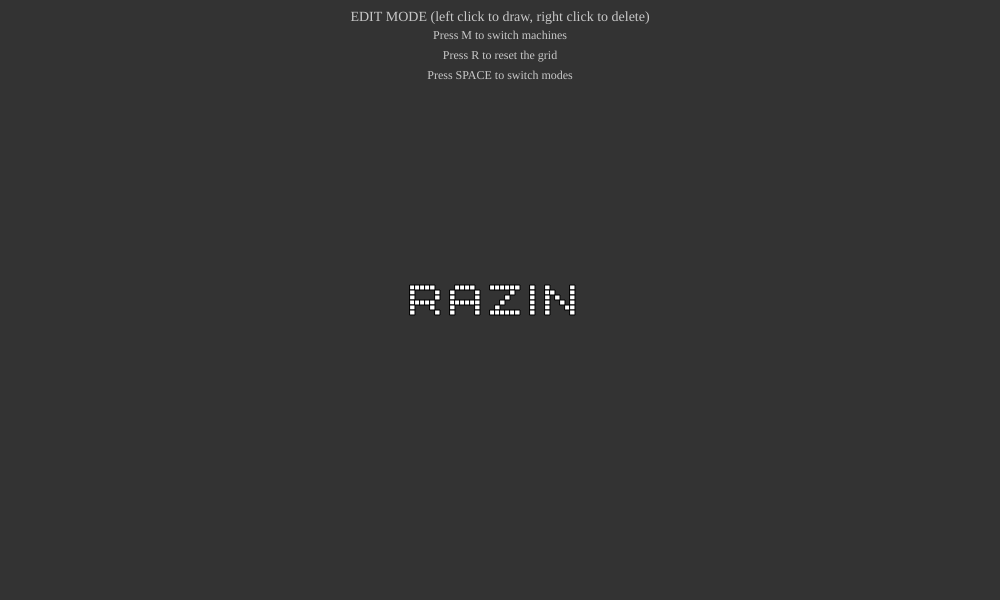
Frame 1 (no input)
Frame 60 (no input): identical to frame 1, image omitted
Frame 120 (the mouse pressed at the canvas centre since frame 60): identical to frame 1, image omitted

The p5.js sketch that drew this single still picture (run headless with seeded random() and noise() and a simulated clock; from frame 60 on, the mouse is pressed at the canvas centre):

// p5.js sketch
// ── sketch.js

const CELL_LENGTH = 5;

const BOARD_WIDTH = 1000;
const BOARD_HEIGHT = 600;

const GRID_ROWS = BOARD_HEIGHT / CELL_LENGTH;
const GRID_COLUMNS = BOARD_WIDTH / CELL_LENGTH;

//To control how the game behaves
const minNeighbour = 2;
const maxNeighbour = 3;
const reproductionNeighbour = 3;


let MODE = {
  EDIT: 0,
  PLAY: 1,
}
var currentMode = MODE.EDIT;

let grid = [];
let g_machine_idx = 0;



function mousePressed() {
  if (mouseButton === CENTER) {
    if (currentMode === MODE.EDIT)
      currentMode = MODE.PLAY;
    else if (currentMode === MODE.PLAY)
      currentMode = MODE.EDIT;
  }
}

function keyPressed() {
  if ((key == 'r' || key == 'R')) {
    currentMode = MODE.EDIT;
    createNewGrid();
  }
  if (key == ' ') {
    if (currentMode === MODE.EDIT)
      currentMode = MODE.PLAY;
    else if (currentMode === MODE.PLAY)
      currentMode = MODE.EDIT;
  }
  if (key == 'm' || key == 'M') {
    currentMode = MODE.EDIT;
    g_machine_idx = (g_machine_idx + 1) % machines.length;
    console.log("Drawing machine: " + machines[g_machine_idx].name);
    drawMachine(g_machine_idx);
  }
}

//Show current mode on top
function showStateText() {
  let state;
  if (currentMode == MODE.EDIT)
    state = "EDIT MODE (left click to draw, right click to delete)";
  else if (currentMode == MODE.PLAY)
    state = "PLAY MODE";
  push();
    noStroke();
    fill(201);
    textAlign(CENTER, TOP);
    textFont('Product Sans');
    textSize(14);
    text(state, width / 2, 10);
    textSize(12);
    
    text("Press M to switch machines", width / 2, 30);
    text("Press R to reset the grid", width / 2, 50);
    text("Press SPACE to switch modes", width / 2, 70);
  pop();
}

//Draws the lines of the cells. Useful for debug purposes
function drawCells() {
  strokeWeight(1);
  stroke(234);
  for (let x = 0; x <= BOARD_WIDTH; x += CELL_LENGTH)
    line(x, 0, x, BOARD_HEIGHT);
  for (let y = 0; y <= BOARD_HEIGHT; y += CELL_LENGTH)
    line(0, y, BOARD_WIDTH, y);
}



//fill a 2D array with 0
function initialize2DArray(arr, rows, cols) {
  for (let row = 0; row < rows; row++) {
    arr.push(new Array(cols).fill(0));
  }
}

//Creates a fresh grid with all dead cells
function createNewGrid() {
  grid = [];
  initialize2DArray(grid, GRID_ROWS, GRID_COLUMNS);
}

function drawMachine(machine_index) {
  createNewGrid();
  let machine = machines[machine_index];
  let design = machine.design;
  let x = floor((GRID_COLUMNS - machine.width) / 2);
  let y = floor((GRID_ROWS - machine.height) / 2);
  for (let i = 0; i < machine.height; i++) {
    for (let j = 0; j < machine.width; j++) {
      if (design[i][j] === "O") {
        let cell_x = x + j;
        let cell_y = y + i;
        aliven(grid, cell_y, cell_x);
      }
    }
  }   
}

//One line functions

let isAlive = (cell) => cell === 1;
let drawAliveCell = (i, j) => rect(j * CELL_LENGTH, i * CELL_LENGTH, CELL_LENGTH);
let getRow = (mouse_Y) => floor(mouse_Y / CELL_LENGTH);
let getCol = (mouse_X) => floor(mouse_X / CELL_LENGTH);
let aliven = (grid, i, j) => grid[i][j] = 1;
let deaden = (grid, i, j) => grid[i][j] = 0;
let within = (x, xmin, xmax) => x >= xmin && x <= xmax;

//Looks at the grid array and draws on the canvas accordingly
function drawGrid() {
  for (let i = 0; i < GRID_ROWS; i++) {
    for (let j = 0; j < GRID_COLUMNS; j++) {
      if (isAlive(grid[i][j])) {
        drawAliveCell(i, j);
      }
    }
  }
}

function editModeMouseInteractions() {
  if (mouseIsPressed) {
    if (mouseButton === LEFT && within(mouseX, 0, BOARD_WIDTH) && within(mouseY, 0, BOARD_HEIGHT)) {
      aliven(grid, getRow(mouseY), getCol(mouseX));
    }
    if (mouseButton === RIGHT && within(mouseX, 0, BOARD_WIDTH) && within(mouseY, 0, BOARD_HEIGHT)) {
      deaden(grid, getRow(mouseY), getCol(mouseX));
    }
  }
}

function playModeInterations() {
  updateGrid();
}

//Function to update the grid in each frame.
function updateGrid() {
  let next = [];
  initialize2DArray(next, GRID_ROWS, GRID_COLUMNS);

  for (let i = 0; i < GRID_ROWS; i++) {
    for (let j = 0; j < GRID_COLUMNS; j++) {
      //count the number of alive neighbours of current grid
      let neighbourCount = countAliveNeighbours(grid, i, j);
      if (isAlive(grid[i][j]) && (neighbourCount < minNeighbour || neighbourCount > maxNeighbour)) {
        deaden(next, i, j);
      }
      else if (!isAlive(grid, i, j) && neighbourCount == reproductionNeighbour) {
        aliven(next, i, j);
      }
      else {
        next[i][j] = grid[i][j];
      }
    }
  }
  grid = next;
}

//returns the number of alive neighbours of grid[i][j]
function countAliveNeighbours(grid, y, x) {
  let neighbourCount = 0;
  for (let i = -1; i < 2; i++) {
    for (let j = -1; j < 2; j++) {
      let nx = (x + j + GRID_COLUMNS) % GRID_COLUMNS;
      let ny = (y + i + GRID_ROWS) % GRID_ROWS;
      neighbourCount += grid[ny][nx];
    }
  }
  //subtract the original cell to keep only the neighbour count
  neighbourCount -= grid[y][x];
  return neighbourCount;
}

//TODO
//two 2d arrays
//optimize update grid
//text instructions 
//limit frame rate?

function setup() {
  createCanvas(BOARD_WIDTH, BOARD_HEIGHT);
  // createNewGrid();
  drawMachine(0);
}

function draw() {
  background(51);
  //drawCells();
  drawGrid();
  
  frameRate(30);
  //currentmode will change in keypressed function (When M is pressed)
  if (currentMode == MODE.EDIT) {
    editModeMouseInteractions();
  }
  if (currentMode == MODE.PLAY) {
    playModeInterations();
  }
  showStateText();
}
// ── machines.js
machines = [
  {
    name: 'Razin',
    design:[
        'OOOOO....OOOO...OOOOOO..O..O....O',
        'O....O..O....O......O...O..OO...O',
        'O....O..O....O.....O....O..O.O..O',
        'OOOOO...OOOOOO....O.....O..O..O.O',
        'O...O...O....O...O......O..O...OO',
        'O....O..O....O..OOOOOO..O..O....O',
    ],
    width: 36,
    height: 6,
  },
  {
    name: "glider gun",
    design: [
      "........................O...........",
      "......................O.O...........",
      "............OO......OO............OO",
      "...........O...O....OO............OO",
      "OO........O.....O...OO..............",
      "OO........O...O.OO....O.O...........",
      "..........O.....O.......O...........",
      "...........O...O....................",
      "............OO......................",
    ],
    width: 36,
    height: 9,
  },
  {
    name: "pulser",
    design: [
      ".............",
      ".............",
      "..OOO...OOO..",
      ".O...O.O...O.",
      ".O...O.O...O.",
      ".O...O.O...O.",
      "..OOO...OOO..",
      ".............",
      "..OOO...OOO..",
      ".O...O.O...O.",
      ".O...O.O...O.",
      ".O...O.O...O.",
      "..OOO...OOO..",
      ".............",
      ".............",
    ],
    width: 13,
    height: 15,
  },
  {
    name: 'Big Glider',
    design:[
        '.............OOO..................',
        '.............O..OOO...............',
        '..............O.O.................',
        '..........OO.......O..............',
        '..........O.O....O..O.............',
        '..........O........OO.............',
        '...........OO.....................',
        '...........O..O.....O.OO..........',
        '...........O.........OO.O.........',
        '....OO.O.....O.O......OO..O....OO.',
        '....O...O.....OO.O....OO...O...O.O',
        '....O....O........O.......O....O..',
        '......OO.........OOOO...O.O...OO..',
        'OOO.....O.O......O.OO...OOOO......',
        'O..........O......O...OO.O........',
        '...O.....O.............OO.........',
        'O..O......O.OO.....O.OOO..........',
        '.O..O......OOOO.....O..O..........',
        '..O...O........O..................',
        '....O..O.......OO.................',
        '.....O..O....OO...O....O..........',
        '.......OO....OO.O.O...O.O.........',
        '.......OO..OO..OO.O..O............',
        '........O..OO........O..O.........',
        '.........OO..O........O...OO......',
        '..........O.OO............OO......',
        '..................................',
        '...........OOO....................',
    ],
    width: 34,
    height: 28,
  },
  {
    name:'backward space rake',
    design:[
        '............OO.....OOOO',
        '..........OO.OO...O...O',
        '..........OOOO........O',
        '...........OO.....O..O.',
        '.......................',
        '.........O.............',
        '........OO........OO...',
        '.......O.........O..O..',
        '........OOOOO....O..O..',
        '.........OOOO...OO.OO..',
        '............O....OO....',
        '.......................',
        '.......................',
        '.......................',
        '...................OOOO',
        '..................O...O',
        '.OOOO.................O',
        'O...O.............O..O.',
        '....O..................',
        'O..O...................',
    ],
    width: 24,
    height: 20,
  },
  {
    name:'48P22.1',
    design:[
        '...OO...........',
        '...O.O..........',
        '..O....O.....O..',
        '...O.O.OO..OO.OO',
        '...O...O.......O',
        '............O.O.',
        '................',
        '...O.......OOO..',
        '..OOO.......O...',
        '................',
        '.O.O............',
        'O.......O...O...',
        'OO.OO..OO.O.O...',
        '..O.....O....O..',
        '..........O.O...',
        '...........OO...',
    ],
    width: 15,
    height: 16,
  },
  {
    name:'55p9h3v0',
    design:[
        '......OOO...OOO......',
        '..O.OO...O.O...OO.O..',
        '.OOO...O.O.O.O...OOO.',
        'O...O....O.O....O...O',
        '.O.......O.O.......O.',
        '........O.O.O........',
        '........O.O.O........',
        '.....................',
        '..........O..........',
        '.........O.O.........',
        '.......OO...OO.......',
        '.......O.O.O.O.......',
        '.......OO...OO.......',
    ],
    width: 23,
    height: 13,
  }
];
